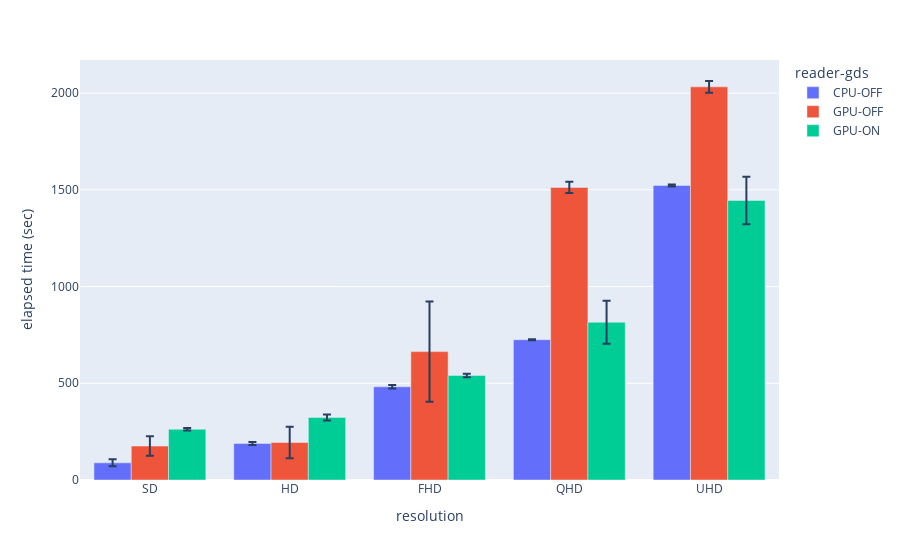

This figure's notebook cell:
### Code cell
df["combined"] = df["reader"] + "-" + df["gds"]

fig = px.bar(
    df,
    x="resolution",
    y="mean",
    color="combined",
    barmode="group",
    error_y="standard_deviation",
    labels={"mean": "elapsed time (sec)", "combined": "reader-gds"},
)
fig.show()

### Figure 1 — Plotly figure (JSON) as saved in the notebook; plotly's stock layout.template omitted (floating-point values rounded to 4 significant figures)
{"data": [{"alignmentgroup": "True", "error_y": {"array": [18.02, 7.784, 8.859, 2.703, 5.026]}, "hovertemplate": "reader-gds=CPU-OFF<br>resolution=%{x}<br>elapsed time (sec)=%{y}<extra></extra>", "legendgroup": "CPU-OFF", "marker": {"color": "#636efa", "pattern": {"shape": ""}}, "name": "CPU-OFF", "offsetgroup": "CPU-OFF", "orientation": "v", "showlegend": true, "textposition": "auto", "type": "bar", "x": ["SD", "HD", "FHD", "QHD", "UHD"], "xaxis": "x", "y": [88.81, 189.0, 481.8, 725.3, 1523.0], "yaxis": "y"}, {"alignmentgroup": "True", "error_y": {"array": [50.14, 81.31, 259.7, 29.28, 30.12]}, "hovertemplate": "reader-gds=GPU-OFF<br>resolution=%{x}<br>elapsed time (sec)=%{y}<extra></extra>", "legendgroup": "GPU-OFF", "marker": {"color": "#EF553B", "pattern": {"shape": ""}}, "name": "GPU-OFF", "offsetgroup": "GPU-OFF", "orientation": "v", "showlegend": true, "textposition": "auto", "type": "bar", "x": ["SD", "HD", "FHD", "QHD", "UHD"], "xaxis": "x", "y": [175.6, 193.7, 663.7, 1512.0, 2033.0], "yaxis": "y"}, {"alignmentgroup": "True", "error_y": {"array": [6.835, 15.7, 8.911, 110.7, 122.4]}, "hovertemplate": "reader-gds=GPU-ON<br>resolution=%{x}<br>elapsed time (sec)=%{y}<extra></extra>", "legendgroup": "GPU-ON", "marker": {"color": "#00cc96", "pattern": {"shape": ""}}, "name": "GPU-ON", "offsetgroup": "GPU-ON", "orientation": "v", "showlegend": true, "textposition": "auto", "type": "bar", "x": ["SD", "HD", "FHD", "QHD", "UHD"], "xaxis": "x", "y": [262.5, 323.5, 540.1, 815.5, 1445.0], "yaxis": "y"}], "layout": {"barmode": "group", "legend": {"title": {"text": "reader-gds"}, "tracegroupgap": 0}, "margin": {"t": 60}, "xaxis": {"anchor": "y", "domain": [0, 1], "title": {"text": "resolution"}}, "yaxis": {"anchor": "x", "domain": [0, 1], "title": {"text": "elapsed time (sec)"}}}}
